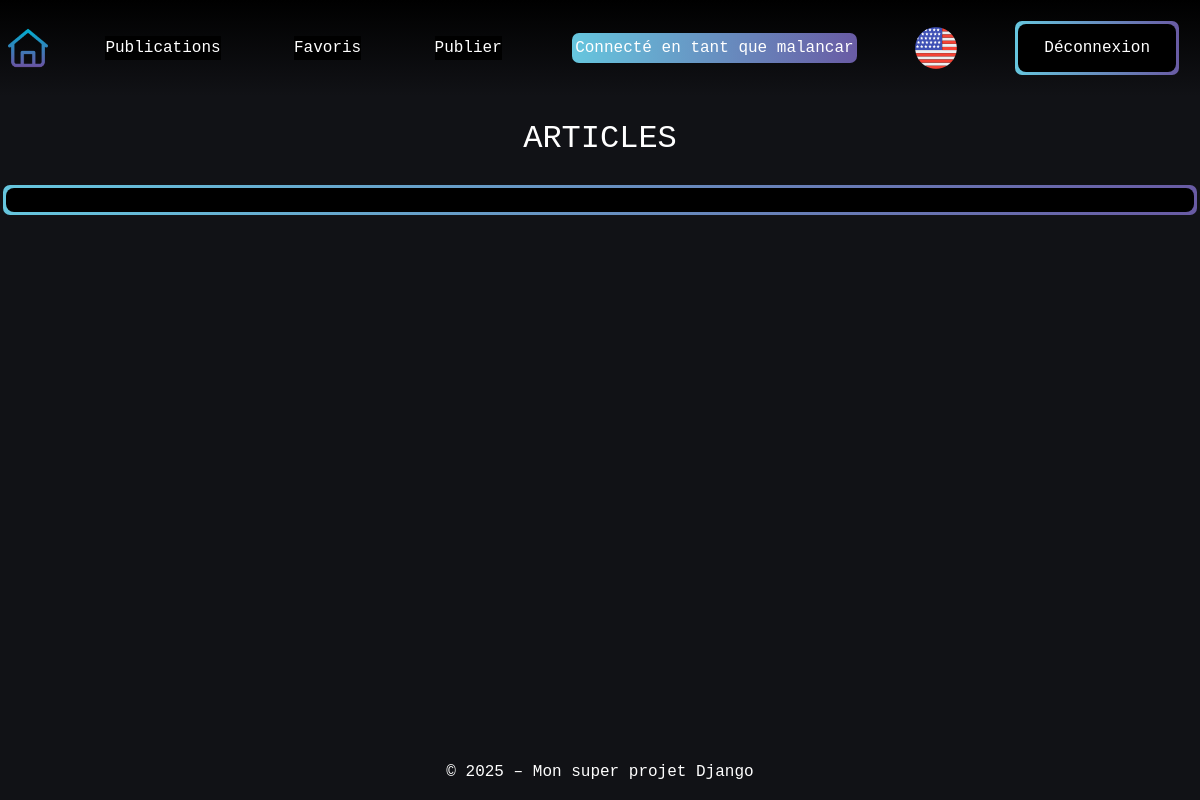
Page /fr/articles/favourites/ (signed in) on the earlier database version.
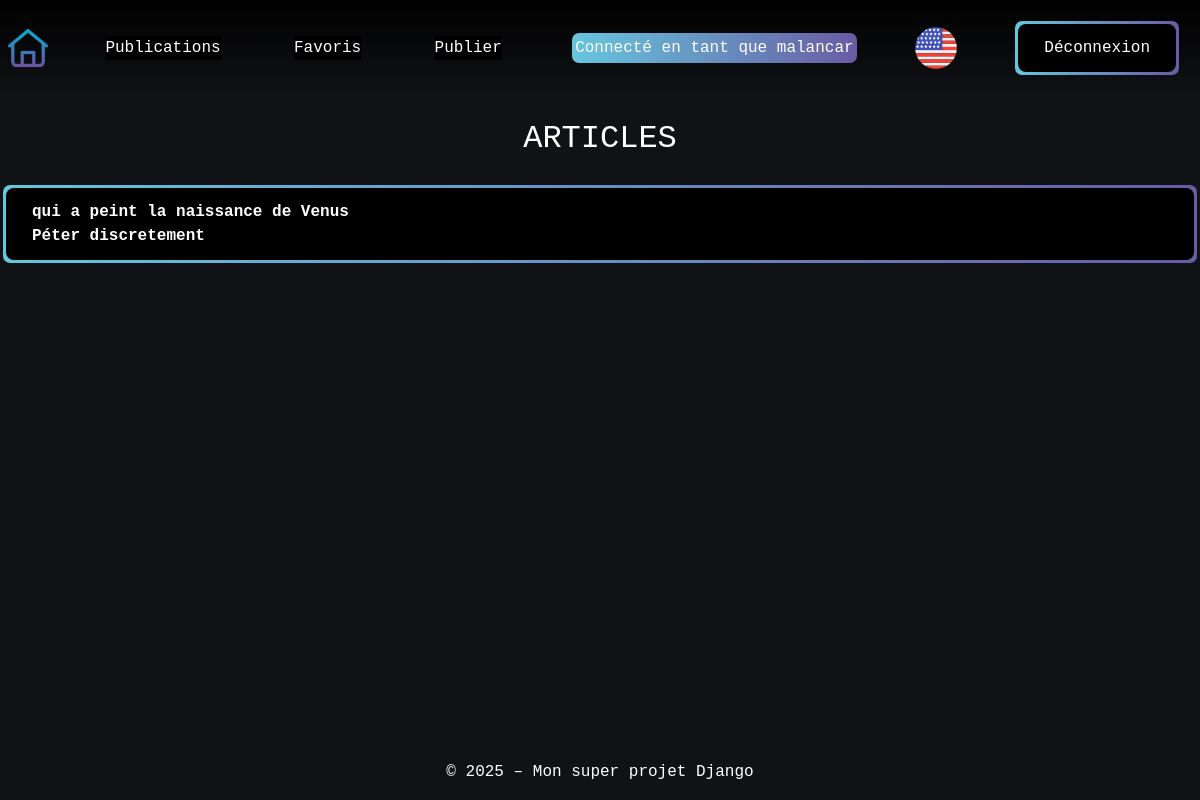
Same page on the later database version.
### articles/models.py (models this page shows, shortened)
class UserFavouriteArticle(models.Model):
    user = models.ForeignKey(
        settings.AUTH_USER_MODEL,
        on_delete=models.CASCADE,
        related_name="favourited_by_user",
        null=False
    )
    article = models.ForeignKey(
        Article,
        on_delete=models.CASCADE,
        related_name="favourite_article",
        null=False
    )

class Article(models.Model):
    title = models.CharField(max_length=64, null=False)
    author = models.ForeignKey(
        settings.AUTH_USER_MODEL,
        on_delete=models.CASCADE,
        related_name="article",
        null=False
    )
    created = models.DateTimeField(auto_now_add=True, null=False)
    synopsis = models.CharField(max_length=312, null=False)
    content = models.TextField(null=False)

### articles/views.py (the view)
# urls.py: path('favourites/', FavouritesListView.as_view(), name='favourites-list'),
class FavouritesListView(LoginRequiredMixin, ListView):
    model = UserFavouriteArticle
    template_name = "articles/favourites.html"
    context_object_name = "favourites"
    login_url = "/login/"
    def get_queryset(self):
        return UserFavouriteArticle.objects.filter(user=self.request.user)

### articles/templates/articles/favourites.html
{% extends "base.html" %}
{% load i18n %}
{% load static %}
{% block extra_css %}
 <link rel="stylesheet" href="{% static 'articles/css/articles.css' %}">
{% endblock %}
{% block content %}
<div class="page-content">
    <h2 class="text-center m-4">ARTICLES</h2>
    <div class="tables div-wrapper">
        <div class="div-overlay d-flex flex-column">
            {% for favourite in favourites %}
            <div>
                <a href="{% url 'articles:article-detail' favourite.article.id %}" class="fw-bold">{{ favourite.article.title}}</a>
            </div>
            {% endfor %}
        </div>
    </div>
</div>
{% endblock %}

### templates/base.html (shortened to what this page needs)
{% load static %}
{% load django_browser_reload %}
{% load django_bootstrap5 %}
{% load i18n %}
<!DOCTYPE html>
<html lang="{{ LANGUAGE_CODE }}">
    <head>
        {% bootstrap_css %}
        {% block style %}<link rel="stylesheet" href="{% static 'css/style.css' %}">{% endblock %}
        {% block extra_css %}{% endblock %}
        <link rel="stylesheet" href="https://cdn.jsdelivr.net/npm/bootstrap-icons@1.11.1/font/bootstrap-icons.css">
    </head>
    <body class="">
        <div class="text-white page-container w-auto d-flex flex-column">
            <header class="w-100 d-flex">
                <nav class="w-100 h-auto p-2 d-flex flex-row justify-content-between align-items-center">
                    <div class="fw-bold">
                        <a asChild href="{% url 'home' %}" >
                            <img src={% static 'images/home.png' %} alt="home-icon" style="width: 40px;" class="">
                        </a>
                    </div>
                    {% if user.is_authenticated or user.is_staff %}
                     <div class="btn-nav-wrapper">
                        <a asChild href="{% url 'articles:user-publications' %}" class="btn-nav-overlay">{% trans "Publications" %}</a>
                    </div>
                    <div class="btn-nav-wrapper">
                        <a asChild href="{% url 'articles:favourites-list' %}" class="btn-nav-overlay">{% trans "Favourites" %}</a>
                    </div>
                     <div class="btn-nav-wrapper">
                        <a asChild href="{% url 'articles:publish-articles' %}" class="btn-nav-overlay">{% trans "Publish" %}</a>
                    </div>
                    <div class="div-wrapper">
                        <span>{% trans "Logged as" %} {{ request.user.username}}</span>
                    </div>
                    <form action="{% url 'set_language' %}" method="post" class="language">
                        {% get_current_language as CURRENT_LANGUAGE %}
                        {% if CURRENT_LANGUAGE == "en" %}
                            {% comment %} mettre un drapeau de la langue {% endcomment %}
                            <button asChild class ="icons" type="submit" name="language" value="fr">
                                <img src={% static '/images/french.png' %} alt="French-icon">
                            </button>
                        {% else %}
                            <button asChild class="icons" type="submit" name="language" value="en">
                                <img src={% static 'images/english.png' %} alt="English-icon">
                            </button>
                        {% endif %}
                    </form>
                    <div class="btn-wrapper">
                        <form method="post" action="{% url 'logout' %}">
                            <button
                                type="submit"
                                onclick="return confirm('Do you want to logout ?');"
                                class="btn btn-overlay">
                                {% trans "LOGOUT" %}
                            </button>
                        </form>
                    </div>
                    {% endif %}
                </nav>
            </header>
            <main class="d-flex flex-fill justify-content-center ">
                <div class="toast-container position-fixed bottom-0 end-0 p-3">
                </div>
                {% block content %}{% endblock %}
            </main>
            <footer class="text-center">
                <p>© 2025 – {% trans "My awesome Django project" %}</p>
            </footer>
        </div>
    </body>
</html>

### static/css/style.css (style rules this page uses)
:root { --blue: #66C6DE; --purple: #695BA4; }
html, body { background-color: #111216; width: 100%; height: 100%; font-family: 'Courier New', Courier, monospace; ; }
.page-container { width: 100%; height: 100%; display: flex; flex-direction: column; align-items: center; }
header { background-color: black; background-image: linear-gradient(to bottom, #000000, #111216); }
.icons { background-color: transparent; border: 0; padding: 0; }
.btn-wrapper, .div-wrapper { position: relative; display: flex; align-items: center; margin: 10px; padding: 3px; background-clip: padding-box, border-box; border:3px solid transparent; font-size: 16px; color: white; background-color: transparent; border-radius: 10px; border: 3px solid transparent; background-image: linear-gradient(90deg, var(--blue), var(--purple)); }
.btn-overlay, .div-overlay { display: flex; justify-content: center; justify-items: center; width: 100%; position: relative; padding: 12px 26px; font-size: 16px; color: white; background-color: black; border: none; border-radius: 8px; transition: background-color 0.3s ease, transform 0.2s ease; outline: none; box-shadow: none; }
.btn { transition: all 0.2s ease-in-out; cursor: pointer; color: white; }
.btn-nav-wrapper { position: relative; display: flex; align-items: center; margin: 10px; padding: 3px; background-clip: padding-box, border-box; border:3px solid transparent; font-size: 16px; color: white; background-color: transparent; border-radius: 10px; border: 3px solid transparent; }
.btn-nav-overlay { background-color: black; }
a { text-decoration: none; color: inherit; }

### articles/static/articles/css/articles.css (style rules this page uses)
.tables { display: flex; justify-content: center; align-items: center; }
@media (min-width: 1200px) { .tables { width: 1200px; } }
.language { text-align: end; border-radius: 90%; }

Differences in the rows shown:
added UserFavouriteArticle: article "qui a peint la naissance de Venus"
added UserFavouriteArticle: article "Péter discretement"
